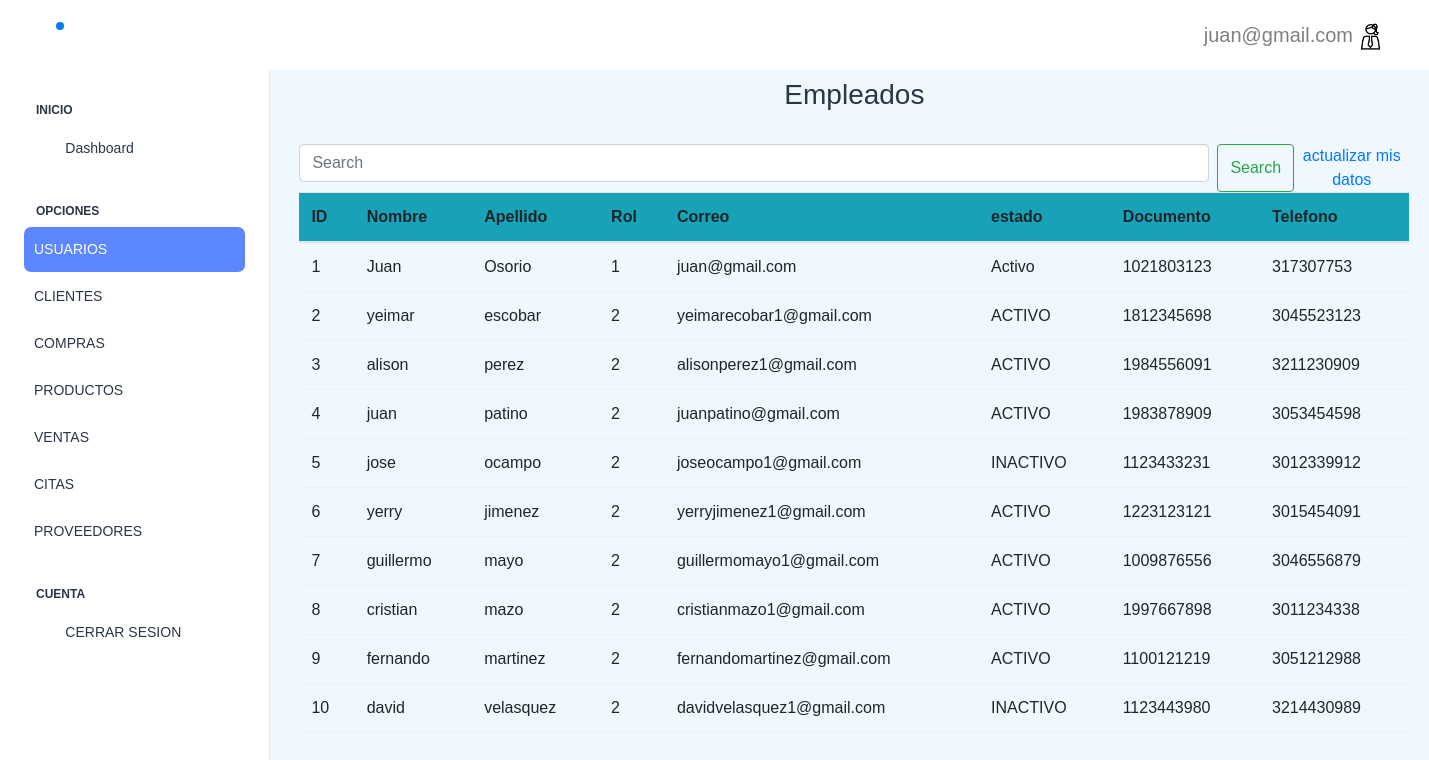
The page /vista/usuarioempleado.php (signed in) on the database its author committed.
### tables this page shows
CREATE TABLE `usuarios` (
  `Id_Usuario` int(4) NOT NULL,
  `Id_Rol` int(2) DEFAULT NULL,
  `Nombre` varchar(30) DEFAULT NULL,
  `Apellido` varchar(30) DEFAULT NULL,
  `Tipo_Doc` varchar(15) DEFAULT NULL,
  `Documento` int(15) DEFAULT NULL,
  `Telefono` bigint(20) DEFAULT NULL,
  `Correo` varchar(30) DEFAULT NULL,
  `Contraseña` varchar(20) DEFAULT NULL,
  `Estado` varchar(20) DEFAULT NULL
);

### vista/usuarioempleado.php (the view, shortened to what this page needs)
<?php
include('../controlador/validar.php');
include('html/menuempleado.php'); ?>
<!doctype html>
<html lang="en">
<head>
  <link rel="stylesheet" href="html/assets/css/styles.css" />
  <link href="html/assets/css/styles.min.css" rel="stylesheet" type="text/css">
  <link rel="stylesheet" href="https://cdnjs.cloudflare.com/ajax/libs/malihu-custom-scrollbar-plugin/3.1.  5/jquery.mCustomScrollbar.min.css">
  <link rel="stylesheet" href="https://stackpath.bootstrapcdn.com/bootstrap/4.4.1/css/bootstrap.min.css">
  <link rel="stylesheet" href="css/style.css">
</head>
<body>
  <div class="container-fluid">
    <div class="pagina">
      <div class="container mt-2">
        <center>
          <h3>Empleados</h3>
          <br>
          <div>
            <form class="d-flex" role="search">
              <input class="form-control me-2" type="search" placeholder="Search" aria-label="Search">
              <button class="btn btn-outline-success" type="submit">Search</button>
              <a href="registrarusua.php">actualizar mis datos</a>
            </form>
            <center>
              <table class="table">
                <thead class="bg-info">
                  <tr>
                    <th scope="col">ID</th>
                    <th scope="col">Nombre</th>
                    <th scope="col">Apellido</th>
                    <th scope="col">Rol</th>
                    <th scope="col">Correo</th>
                    <th scope="col">estado</th>
                    <th scope="col">Documento</th>
                    <th scope="col">Telefono</th>
                  </tr>
                </thead>
                <tbody>
                  <?php
                  $sql = $conexion->query("select * from usuarios ");
                  while ($datos = $sql->fetch_object()) { ?>
                    <tr>
                      <td><?= $datos->Id_Usuario ?></td>
                      <td><?= $datos->Nombre ?></td>
                      <td><?= $datos->Apellido ?></td>
                      <td><?= $datos->Id_Rol ?></td>
                      <td><?= $datos->Correo ?></td>
                      <td><?= $datos->Estado ?></td>
                      <td><?= $datos->Documento ?></td>
                      <td><?= $datos->Telefono ?></td>
          </div>
          </tr>
        <?php }
        ?>
</body>
</html>

### vista/html/menuempleado.php (shortened to what this page needs)
<!DOCTYPE html>
<html lang="en">
<head>
  <link rel="stylesheet" href="html/assets/css/styles.min.css" />
  <link rel="stylesheet" href="html/assets/css/styles.css" />
</head>
<body>
  <div class="page-wrapper" id="main-wrapper" data-layout="vertical" data-navbarbg="skin6" data-sidebartype="full" data-sidebar-position="fixed" data-header-position="fixed">
    <aside class="left-sidebar">
      <div>
        <div class="brand-logo d-flex align-items-center justify-content-between">
          <a href="./index.html" class="text-nowrap logo-img">
          </a>
        </div>
        <nav class="sidebar-nav scroll-sidebar" data-simplebar="">
          <ul id="sidebarnav">
            <li class="nav-small-cap">
              <span class="hide-menu">INICIO</span>
            </li>
            <li class="sidebar-item">
              <a class="sidebar-link" href="html/indEmpleado.php" aria-expanded="false">
                <span>
                  <i class="ti ti-layout-dashboard"></i>
                </span>
                <span class="hide-menu">Dashboard</span>
              </a>
            </li>
            <li class="nav-small-cap">
              <span class="hide-menu">OPCIONES</span>
            </li>
            <?php if ($_SESSION['permisos'][4] == true) { ?>
              <li class="sidebar-item">
                <a class="sidebar-link" href="usuarioempleado.php" aria-expanded="false">
                  <span class="hide-menu">USUARIOS</span>
                </a>
              </li>
            <?php } ?>
            <li class="sidebar-item">
              <a class="sidebar-link" href="./ui-alerts.html" aria-expanded="false">
                <span class="hide-menu">CLIENTES</span>
              </a>
            </li>
            <?php if ($_SESSION['permisos'][23] == true) { ?>
              <li class="sidebar-item">
                <a class="sidebar-link" href="./ui-forms.html" aria-expanded="false">
                  <span class="hide-menu">COMPRAS</span>
                </a>
              </li>
            <?php } ?>
            <?php if ($_SESSION['permisos'][42] == true) { ?>
              <li class="sidebar-item">
                <a class="sidebar-link" href="./ui-typography.html" aria-expanded="false">
                  <span class="hide-menu">PRODUCTOS</span>
                </a>
              </li>
            <?php } ?>
            <?php if ($_SESSION['permisos'][18] == true) { ?>
              <li class="sidebar-item">
                <a class="sidebar-link" href="./ui-typography.html" aria-expanded="false">
                  <span class="hide-menu">VENTAS</span>
                </a>
              </li>
            <?php } ?>
            <?php if ($_SESSION['permisos'][27] == true) { ?>
              <li class="sidebar-item">
                <a class="sidebar-link" href="./ui-typography.html" aria-expanded="false">
                  <span class="hide-menu">CITAS</span>
                </a>
              </li>
            <?php } ?>
            <?php if ($_SESSION['permisos'][46] == true) { ?>
              <li class="sidebar-item">
                <a class="sidebar-link" href="./ui-typography.html" aria-expanded="false">
                  <span class="hide-menu">PROVEEDORES</span>
                </a>
              </li>
            <?php } ?>
            <li class="nav-small-cap">
              <span class="hide-menu">cuenta</span>
            </li>
            <li class="sidebar-item">
              <a class="sidebar-link" href="../controlador/cerrarsesion.php" aria-expanded="false">
                <span>
                  <i class="ti ti-login"></i>
                </span>
                <span class="hide-menu">CERRAR SESION</span>
              </a>
            </li>
      </div>
  </div>
  <header class="app-header">
    <nav class="navbar navbar-expand-lg navbar-light">
      <ul class="navbar-nav">
        <li class="nav-item">
          <a class="nav-link nav-icon-hover" href="javascript:void(0)">
            <i class="ti ti-bell-ringing"></i>
            <div class="notification bg-primary rounded-circle"></div>
          </a>
        </li>
      </ul>
      <div class="navbar-collapse justify-content-end px-0" id="navbarNav">
        <ul class="navbar-nav flex-row ms-auto align-items-center justify-content-end">
          <li class="nav-item dropdown">
            <a class="nav-link nav-icon-hover" href="javascript:void(0)" id="drop2" data-bs-toggle="dropdown" aria-expanded="false">
              <?php
              echo $_SESSION['correo'];
              ?>
              <img src="html/assets/images/profile/admins.png" alt="" width="35" height="35" class="rounded-circle">
            </a>
          </li>
        </ul>
      </div>
    </nav>
  </header>
</body>
</html>

### vista/css/style.css (style rules this page uses)
* { box-sizing: border-box; }
body { margin: 0; font-family: sans-serif; background: rgb(239, 247, 255); }
.pagina { height: 100px; width: 120%; margin-right: 50 px; }

### rows shown on the page
usuarios: Id_Usuario "1", Nombre "Juan", Apellido "Osorio", Id_Rol "1", Correo "juan@gmail.com", Estado "Activo", Documento "1021803123", Telefono "317307753"
usuarios: Id_Usuario "2", Nombre "yeimar", Apellido "escobar", Id_Rol "2", Correo "yeimarecobar1@gmail.com", Estado "ACTIVO", Documento "1812345698", Telefono "3045523123"
usuarios: Id_Usuario "3", Nombre "alison", Apellido "perez", Id_Rol "2", Correo "alisonperez1@gmail.com", Estado "ACTIVO", Documento "1984556091", Telefono "3211230909"
usuarios: Id_Usuario "4", Nombre "juan", Apellido "patino", Id_Rol "2", Correo "juanpatino@gmail.com", Estado "ACTIVO", Documento "1983878909", Telefono "3053454598"
usuarios: Id_Usuario "5", Nombre "jose", Apellido "ocampo", Id_Rol "2", Correo "joseocampo1@gmail.com", Estado "INACTIVO", Documento "1123433231", Telefono "3012339912"
usuarios: Id_Usuario "6", Nombre "yerry", Apellido "jimenez", Id_Rol "2", Correo "yerryjimenez1@gmail.com", Estado "ACTIVO", Documento "1223123121", Telefono "3015454091"
usuarios: Id_Usuario "7", Nombre "guillermo", Apellido "mayo", Id_Rol "2", Correo "guillermomayo1@gmail.com", Estado "ACTIVO", Documento "1009876556", Telefono "3046556879"
usuarios: Id_Usuario "8", Nombre "cristian", Apellido "mazo", Id_Rol "2", Correo "cristianmazo1@gmail.com", Estado "ACTIVO", Documento "1997667898", Telefono "3011234338"
usuarios: Id_Usuario "9", Nombre "fernando", Apellido "martinez", Id_Rol "2", Correo "fernandomartinez@gmail.com", Estado "ACTIVO", Documento "1100121219", Telefono "3051212988"
usuarios: Id_Usuario "10", Nombre "david", Apellido "velasquez", Id_Rol "2", Correo "davidvelasquez1@gmail.com", Estado "INACTIVO", Documento "1123443980", Telefono "3214430989"

### other values the page prints
$_SESSION['correo'] "juan@gmail.com"
